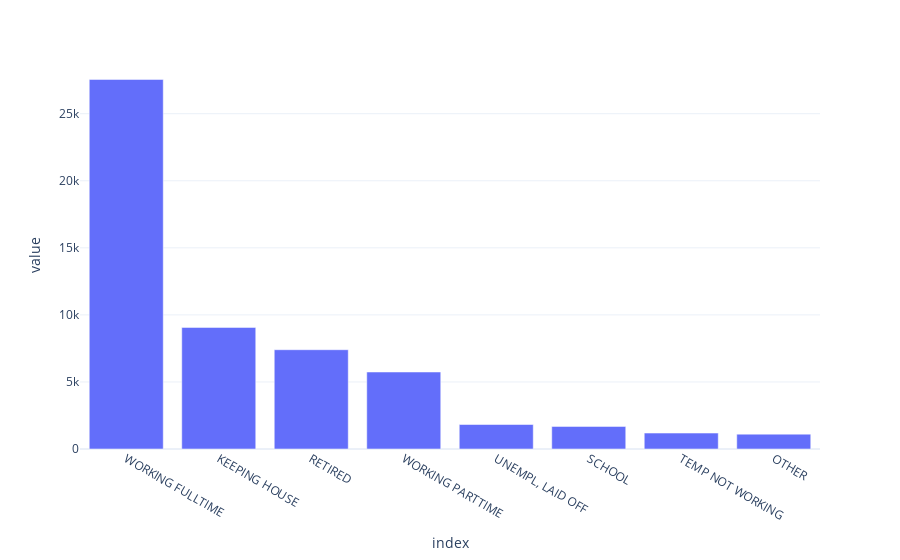

This figure's notebook cell:
### Markdown cell above
## Visualization

### Code cell
# Create a new figure object
fig = px.bar(df["labor_status"].value_counts(),
             template="plotly_white"
            )

# Hide the legend and show the plot
fig.update_layout(showlegend=False)
fig.show()

### Figure 1 — Plotly figure (JSON) as saved in the notebook; plotly's stock layout.template omitted (floating-point values rounded to 4 significant figures)
{"data": [{"alignmentgroup": "True", "hovertemplate": "variable=labor_status<br>index=%{x}<br>value=%{y}<extra></extra>", "legendgroup": "labor_status", "marker": {"color": "#636efa", "pattern": {"shape": ""}}, "name": "labor_status", "offsetgroup": "labor_status", "orientation": "v", "showlegend": true, "textposition": "auto", "type": "bar", "x": ["WORKING FULLTIME", "KEEPING HOUSE", "RETIRED", "WORKING PARTTIME", "UNEMPL, LAID OFF", "SCHOOL", "TEMP NOT WORKING", "OTHER"], "xaxis": "x", "y": [27553, 9066, 7403, 5741, 1826, 1684, 1188, 1109], "yaxis": "y"}], "layout": {"barmode": "relative", "legend": {"title": {"text": "variable"}, "tracegroupgap": 0}, "margin": {"t": 60}, "showlegend": false, "xaxis": {"anchor": "y", "domain": [0, 1], "title": {"text": "index"}}, "yaxis": {"anchor": "x", "domain": [0, 1], "title": {"text": "value"}}}}
